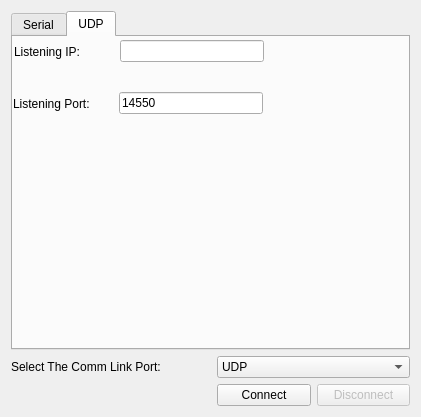
<?xml version="1.0" encoding="UTF-8"?>
<ui version="4.0">
 <class>settingWindow</class>
 <widget class="QWidget" name="settingWindow">
  <property name="geometry">
   <rect>
    <x>0</x>
    <y>0</y>
    <width>421</width>
    <height>417</height>
   </rect>
  </property>
  <property name="windowTitle">
   <string>Form</string>
  </property>
  <layout class="QVBoxLayout" name="verticalLayout">
   <item>
    <widget class="QTabWidget" name="tab_comm">
     <property name="currentIndex">
      <number>1</number>
     </property>
     <widget class="QWidget" name="Serial">
      <attribute name="title">
       <string>Serial</string>
      </attribute>
      <widget class="QWidget" name="layoutWidget">
       <property name="geometry">
        <rect>
         <x>9</x>
         <y>9</y>
         <width>174</width>
         <height>27</height>
        </rect>
       </property>
       <layout class="QHBoxLayout" name="horizontalLayout">
        <item>
         <widget class="QLabel" name="label">
          <property name="minimumSize">
           <size>
            <width>80</width>
            <height>0</height>
           </size>
          </property>
          <property name="text">
           <string>Serial Port:</string>
          </property>
         </widget>
        </item>
        <item>
         <widget class="QComboBox" name="cbox_serial_port"/>
        </item>
       </layout>
      </widget>
      <widget class="QWidget" name="layoutWidget">
       <property name="geometry">
        <rect>
         <x>9</x>
         <y>49</y>
         <width>174</width>
         <height>27</height>
        </rect>
       </property>
       <layout class="QHBoxLayout" name="horizontalLayout_2">
        <item>
         <widget class="QLabel" name="label_2">
          <property name="minimumSize">
           <size>
            <width>80</width>
            <height>0</height>
           </size>
          </property>
          <property name="text">
           <string>Baud Rate:</string>
          </property>
         </widget>
        </item>
        <item>
         <widget class="QComboBox" name="cbox_serial_baud_rate">
          <item>
           <property name="text">
            <string>115200</string>
           </property>
          </item>
          <item>
           <property name="text">
            <string>57600</string>
           </property>
          </item>
          <item>
           <property name="text">
            <string>38400</string>
           </property>
          </item>
          <item>
           <property name="text">
            <string>19200</string>
           </property>
          </item>
          <item>
           <property name="text">
            <string>9600</string>
           </property>
          </item>
         </widget>
        </item>
       </layout>
      </widget>
      <widget class="QWidget" name="layoutWidget">
       <property name="geometry">
        <rect>
         <x>9</x>
         <y>88</y>
         <width>174</width>
         <height>27</height>
        </rect>
       </property>
       <layout class="QHBoxLayout" name="horizontalLayout_3">
        <item>
         <widget class="QLabel" name="label_3">
          <property name="minimumSize">
           <size>
            <width>80</width>
            <height>0</height>
           </size>
          </property>
          <property name="text">
           <string>Data Bits:</string>
          </property>
         </widget>
        </item>
        <item>
         <widget class="QComboBox" name="cbox_serial_data_bits">
          <item>
           <property name="text">
            <string>8</string>
           </property>
          </item>
          <item>
           <property name="text">
            <string>7</string>
           </property>
          </item>
         </widget>
        </item>
       </layout>
      </widget>
      <widget class="QWidget" name="layoutWidget">
       <property name="geometry">
        <rect>
         <x>9</x>
         <y>128</y>
         <width>174</width>
         <height>27</height>
        </rect>
       </property>
       <layout class="QHBoxLayout" name="horizontalLayout_4">
        <item>
         <widget class="QLabel" name="label_4">
          <property name="minimumSize">
           <size>
            <width>80</width>
            <height>0</height>
           </size>
          </property>
          <property name="text">
           <string>Parity:</string>
          </property>
         </widget>
        </item>
        <item>
         <widget class="QComboBox" name="cbox_serial_parity">
          <item>
           <property name="text">
            <string>None</string>
           </property>
          </item>
          <item>
           <property name="text">
            <string>Odd</string>
           </property>
          </item>
          <item>
           <property name="text">
            <string>Even</string>
           </property>
          </item>
         </widget>
        </item>
       </layout>
      </widget>
      <widget class="QWidget" name="layoutWidget">
       <property name="geometry">
        <rect>
         <x>9</x>
         <y>167</y>
         <width>174</width>
         <height>27</height>
        </rect>
       </property>
       <layout class="QHBoxLayout" name="horizontalLayout_5">
        <item>
         <widget class="QLabel" name="label_5">
          <property name="minimumSize">
           <size>
            <width>80</width>
            <height>0</height>
           </size>
          </property>
          <property name="text">
           <string>Stop Bits:</string>
          </property>
         </widget>
        </item>
        <item>
         <widget class="QComboBox" name="cbox_serial_stop_bits">
          <item>
           <property name="text">
            <string>1</string>
           </property>
          </item>
          <item>
           <property name="text">
            <string>2</string>
           </property>
          </item>
         </widget>
        </item>
       </layout>
      </widget>
     </widget>
     <widget class="QWidget" name="UDP">
      <attribute name="title">
       <string>UDP</string>
      </attribute>
      <widget class="QWidget" name="layoutWidget">
       <property name="geometry">
        <rect>
         <x>1</x>
         <y>1</y>
         <width>250</width>
         <height>27</height>
        </rect>
       </property>
       <layout class="QHBoxLayout" name="horizontalLayout_6">
        <item>
         <widget class="QLabel" name="label_8">
          <property name="minimumSize">
           <size>
            <width>100</width>
            <height>0</height>
           </size>
          </property>
          <property name="text">
           <string>Listening IP:</string>
          </property>
         </widget>
        </item>
        <item>
         <widget class="QLineEdit" name="ledit_udp_address"/>
        </item>
       </layout>
      </widget>
      <widget class="QWidget" name="layoutWidget">
       <property name="geometry">
        <rect>
         <x>0</x>
         <y>53</y>
         <width>250</width>
         <height>27</height>
        </rect>
       </property>
       <layout class="QHBoxLayout" name="horizontalLayout_9">
        <item>
         <widget class="QLabel" name="label_6">
          <property name="minimumSize">
           <size>
            <width>100</width>
            <height>0</height>
           </size>
          </property>
          <property name="text">
           <string>Listening Port:</string>
          </property>
         </widget>
        </item>
        <item>
         <widget class="QLineEdit" name="ledit_udp_port">
          <property name="text">
           <string>14550</string>
          </property>
         </widget>
        </item>
       </layout>
      </widget>
     </widget>
    </widget>
   </item>
   <item>
    <layout class="QHBoxLayout" name="horizontalLayout_7">
     <item>
      <widget class="QLabel" name="label_7">
       <property name="minimumSize">
        <size>
         <width>200</width>
         <height>0</height>
        </size>
       </property>
       <property name="layoutDirection">
        <enum>Qt::LeftToRight</enum>
       </property>
       <property name="text">
        <string>Select The Comm Link Port:</string>
       </property>
      </widget>
     </item>
     <item>
      <widget class="QComboBox" name="cbox_comm_link">
       <property name="currentIndex">
        <number>1</number>
       </property>
       <item>
        <property name="text">
         <string>Serial</string>
        </property>
       </item>
       <item>
        <property name="text">
         <string>UDP</string>
        </property>
       </item>
      </widget>
     </item>
    </layout>
   </item>
   <item>
    <layout class="QHBoxLayout" name="horizontalLayout_8">
     <item>
      <widget class="QLabel" name="label_setup_status">
       <property name="minimumSize">
        <size>
         <width>200</width>
         <height>0</height>
        </size>
       </property>
       <property name="font">
        <font>
         <weight>75</weight>
         <italic>true</italic>
         <bold>true</bold>
        </font>
       </property>
       <property name="styleSheet">
        <string notr="true">color: rgb(193, 125, 17);</string>
       </property>
       <property name="text">
        <string/>
       </property>
      </widget>
     </item>
     <item>
      <widget class="QPushButton" name="btn_comm_connect">
       <property name="text">
        <string>Connect</string>
       </property>
      </widget>
     </item>
     <item>
      <widget class="QPushButton" name="btn_comm_disconnect">
       <property name="enabled">
        <bool>false</bool>
       </property>
       <property name="text">
        <string>Disconnect</string>
       </property>
      </widget>
     </item>
    </layout>
   </item>
  </layout>
 </widget>
 <resources/>
 <connections/>
</ui>
